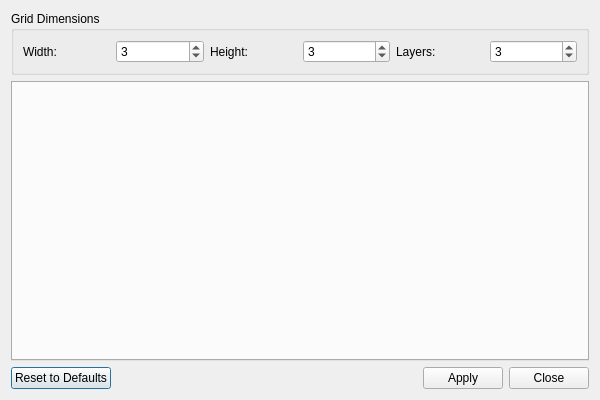
<?xml version="1.0" encoding="UTF-8"?>
<ui version="4.0">
 <class>GridSettingsDialog</class>
 <widget class="QDialog" name="GridSettingsDialog">
  <property name="geometry">
   <rect>
    <x>0</x>
    <y>0</y>
    <width>600</width>
    <height>400</height>
   </rect>
  </property>
  <property name="windowTitle">
   <string>Grid Settings</string>
  </property>
  <layout class="QVBoxLayout" name="verticalLayout">
   <item>
    <widget class="QGroupBox" name="dimensionsGroup">
     <property name="title">
      <string>Grid Dimensions</string>
     </property>
     <layout class="QHBoxLayout" name="dimensionsLayout">
      <item>
       <widget class="QLabel" name="widthLabel">
        <property name="text">
         <string>Width:</string>
        </property>
       </widget>
      </item>
      <item>
       <widget class="QSpinBox" name="widthSpin">
        <property name="minimum">
         <number>1</number>
        </property>
        <property name="maximum">
         <number>10</number>
        </property>
        <property name="value">
         <number>3</number>
        </property>
       </widget>
      </item>
      <item>
       <widget class="QLabel" name="heightLabel">
        <property name="text">
         <string>Height:</string>
        </property>
       </widget>
      </item>
      <item>
       <widget class="QSpinBox" name="heightSpin">
        <property name="minimum">
         <number>1</number>
        </property>
        <property name="maximum">
         <number>10</number>
        </property>
        <property name="value">
         <number>3</number>
        </property>
       </widget>
      </item>
      <item>
       <widget class="QLabel" name="depthLabel">
        <property name="text">
         <string>Layers:</string>
        </property>
       </widget>
      </item>
      <item>
       <widget class="QSpinBox" name="depthSpin">
        <property name="minimum">
         <number>1</number>
        </property>
        <property name="maximum">
         <number>5</number>
        </property>
        <property name="value">
         <number>3</number>
        </property>
       </widget>
      </item>
     </layout>
    </widget>
   </item>
   <item>
    <widget class="QTabWidget" name="layerTabs">
     <property name="currentIndex">
      <number>-1</number>
     </property>
    </widget>
   </item>
   <item>
    <layout class="QHBoxLayout" name="buttonLayout">
     <item>
      <widget class="QPushButton" name="resetButton">
       <property name="text">
        <string>Reset to Defaults</string>
       </property>
      </widget>
     </item>
     <item>
      <spacer name="horizontalSpacer">
       <property name="orientation">
        <enum>Qt::Horizontal</enum>
       </property>
       <property name="sizeHint" stdset="0">
        <size>
         <width>40</width>
         <height>20</height>
        </size>
       </property>
      </spacer>
     </item>
     <item>
      <widget class="QPushButton" name="applyButton">
       <property name="text">
        <string>Apply</string>
       </property>
      </widget>
     </item>
     <item>
      <widget class="QPushButton" name="closeButton">
       <property name="text">
        <string>Close</string>
       </property>
      </widget>
     </item>
    </layout>
   </item>
  </layout>
 </widget>
 <resources/>
 <connections/>
</ui>
